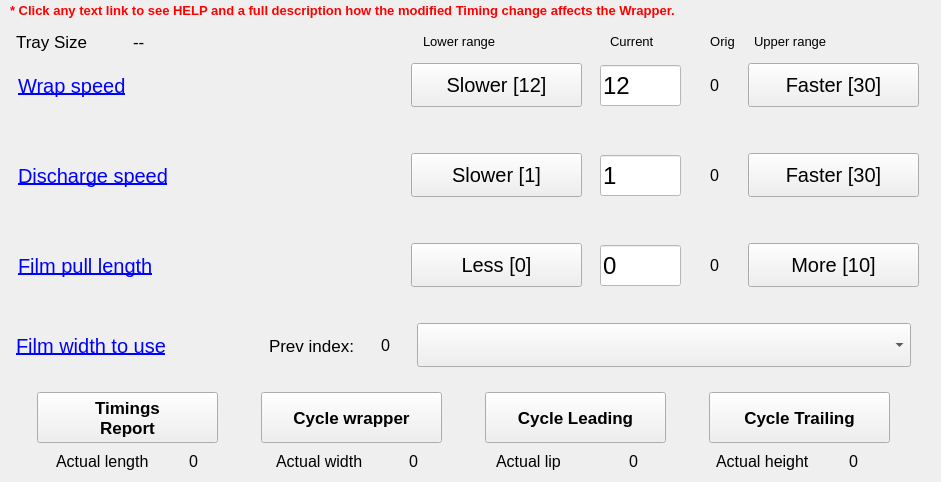
   <widget class="QWidget" name="tab5">
    <attribute name="title">
     <string>Speed &amp;&amp; Film</string>
    </attribute>
    <widget class="QWidget" name="layoutWidget_3">
     <property name="geometry">
      <rect>
       <x>10</x>
       <y>310</y>
       <width>911</width>
       <height>71</height>
      </rect>
     </property>
     <layout class="QHBoxLayout" name="hLayParam14">
      <property name="spacing">
       <number>10</number>
      </property>
      <item>
       <widget class="QPushButton" name="butParam14">
        <property name="minimumSize">
         <size>
          <width>221</width>
          <height>69</height>
         </size>
        </property>
        <property name="maximumSize">
         <size>
          <width>221</width>
          <height>16777215</height>
         </size>
        </property>
        <property name="font">
         <font>
          <pointsize>15</pointsize>
          <underline>true</underline>
         </font>
        </property>
        <property name="styleSheet">
         <string notr="true">border: none;
box-shadown: none;
color: blue;
text-align: left;</string>
        </property>
        <property name="text">
         <string>Film width to use</string>
        </property>
       </widget>
      </item>
      <item>
       <widget class="QLabel" name="lblTip14">
        <property name="minimumSize">
         <size>
          <width>101</width>
          <height>0</height>
         </size>
        </property>
        <property name="maximumSize">
         <size>
          <width>101</width>
          <height>16777215</height>
         </size>
        </property>
        <property name="font">
         <font>
          <pointsize>13</pointsize>
         </font>
        </property>
        <property name="text">
         <string>Prev index:</string>
        </property>
        <property name="alignment">
         <set>Qt::AlignRight|Qt::AlignTrailing|Qt::AlignVCenter</set>
        </property>
       </widget>
      </item>
      <item>
       <widget class="QLabel" name="lblOrigParam14">
        <property name="minimumSize">
         <size>
          <width>31</width>
          <height>0</height>
         </size>
        </property>
        <property name="maximumSize">
         <size>
          <width>31</width>
          <height>16777215</height>
         </size>
        </property>
        <property name="font">
         <font>
          <pointsize>12</pointsize>
         </font>
        </property>
        <property name="text">
         <string>0</string>
        </property>
        <property name="alignment">
         <set>Qt::AlignCenter</set>
        </property>
       </widget>
      </item>
      <item>
       <widget class="QComboBox" name="param14">
        <property name="minimumSize">
         <size>
          <width>49</width>
          <height>44</height>
         </size>
        </property>
        <property name="maximumSize">
         <size>
          <width>494</width>
          <height>16777215</height>
         </size>
        </property>
        <property name="font">
         <font>
          <family>&quot;MS Shell Dlg 2&quot;</family>
          <pointsize>20</pointsize>
          <weight>50</weight>
          <italic>false</italic>
          <bold>false</bold>
         </font>
        </property>
        <property name="toolTip">
         <string notr="true"/>
        </property>
        <property name="statusTip">
         <string notr="true"/>
        </property>
        <property name="styleSheet">
         <string notr="true">background-color: white;
font: 20pt \&quot;MS Shell Dlg 2\&quot;;</string>
        </property>
       </widget>
      </item>
     </layout>
    </widget>
    <widget class="QWidget" name="layoutWidget_4">
     <property name="geometry">
      <rect>
       <x>10</x>
       <y>230</y>
       <width>922</width>
       <height>71</height>
      </rect>
     </property>
     <layout class="QHBoxLayout" name="hLayParam16">
      <property name="spacing">
       <number>10</number>
      </property>
      <item>
       <widget class="QPushButton" name="butParam16">
        <property name="minimumSize">
         <size>
          <width>281</width>
          <height>69</height>
         </size>
        </property>
        <property name="maximumSize">
         <size>
          <width>281</width>
          <height>16777215</height>
         </size>
        </property>
        <property name="font">
         <font>
          <pointsize>15</pointsize>
          <underline>true</underline>
         </font>
        </property>
        <property name="styleSheet">
         <string notr="true">border: none;
box-shadown: none;
color: blue;
text-align: left;</string>
        </property>
        <property name="text">
         <string>Film pull length</string>
        </property>
       </widget>
      </item>
      <item>
       <spacer name="spcTip16">
        <property name="orientation">
         <enum>Qt::Horizontal</enum>
        </property>
        <property name="sizeType">
         <enum>QSizePolicy::Fixed</enum>
        </property>
        <property name="sizeHint" stdset="0">
         <size>
          <width>94</width>
          <height>20</height>
         </size>
        </property>
       </spacer>
      </item>
      <item>
       <widget class="QPushButton" name="butLeftParam16">
        <property name="sizePolicy">
         <sizepolicy hsizetype="Fixed" vsizetype="Fixed">
          <horstretch>0</horstretch>
          <verstretch>0</verstretch>
         </sizepolicy>
        </property>
        <property name="minimumSize">
         <size>
          <width>171</width>
          <height>44</height>
         </size>
        </property>
        <property name="maximumSize">
         <size>
          <width>171</width>
          <height>44</height>
         </size>
        </property>
        <property name="font">
         <font>
          <pointsize>15</pointsize>
         </font>
        </property>
        <property name="text">
         <string>Less [0]</string>
        </property>
       </widget>
      </item>
      <item>
       <widget class="hobart::numericLineEdit" name="param16">
        <property name="enabled">
         <bool>true</bool>
        </property>
        <property name="minimumSize">
         <size>
          <width>81</width>
          <height>41</height>
         </size>
        </property>
        <property name="maximumSize">
         <size>
          <width>81</width>
          <height>41</height>
         </size>
        </property>
        <property name="font">
         <font>
          <pointsize>18</pointsize>
         </font>
        </property>
        <property name="styleSheet">
         <string notr="true">background-color: white;</string>
        </property>
        <property name="text">
         <string>0</string>
        </property>
       </widget>
      </item>
      <item>
       <widget class="QLabel" name="lblOrigParam16">
        <property name="minimumSize">
         <size>
          <width>31</width>
          <height>0</height>
         </size>
        </property>
        <property name="maximumSize">
         <size>
          <width>31</width>
          <height>16777215</height>
         </size>
        </property>
        <property name="font">
         <font>
          <pointsize>12</pointsize>
         </font>
        </property>
        <property name="text">
         <string>0</string>
        </property>
        <property name="alignment">
         <set>Qt::AlignCenter</set>
        </property>
       </widget>
      </item>
      <item>
       <widget class="QPushButton" name="butRightParam16">
        <property name="sizePolicy">
         <sizepolicy hsizetype="Fixed" vsizetype="Fixed">
          <horstretch>0</horstretch>
          <verstretch>0</verstretch>
         </sizepolicy>
        </property>
        <property name="minimumSize">
         <size>
          <width>171</width>
          <height>44</height>
         </size>
        </property>
        <property name="maximumSize">
         <size>
          <width>171</width>
          <height>44</height>
         </size>
        </property>
        <property name="font">
         <font>
          <pointsize>15</pointsize>
         </font>
        </property>
        <property name="text">
         <string>More [10]</string>
        </property>
       </widget>
      </item>
     </layout>
    </widget>
    <widget class="QWidget" name="layoutWidget_6">
     <property name="geometry">
      <rect>
       <x>10</x>
       <y>50</y>
       <width>922</width>
       <height>71</height>
      </rect>
     </property>
     <layout class="QHBoxLayout" name="hLayParam7">
      <property name="spacing">
       <number>10</number>
      </property>
      <item>
       <widget class="QPushButton" name="butParam7">
        <property name="minimumSize">
         <size>
          <width>281</width>
          <height>69</height>
         </size>
        </property>
        <property name="maximumSize">
         <size>
          <width>281</width>
          <height>16777215</height>
         </size>
        </property>
        <property name="font">
         <font>
          <pointsize>15</pointsize>
          <underline>true</underline>
         </font>
        </property>
        <property name="styleSheet">
         <string notr="true">border: none;
box-shadown: none;
color: blue;
text-align: left;</string>
        </property>
        <property name="text">
         <string>Wrap speed</string>
        </property>
       </widget>
      </item>
      <item>
       <spacer name="spcTip7">
        <property name="orientation">
         <enum>Qt::Horizontal</enum>
        </property>
        <property name="sizeType">
         <enum>QSizePolicy::Fixed</enum>
        </property>
        <property name="sizeHint" stdset="0">
         <size>
          <width>94</width>
          <height>20</height>
         </size>
        </property>
       </spacer>
      </item>
      <item>
       <widget class="QPushButton" name="butLeftParam7">
        <property name="sizePolicy">
         <sizepolicy hsizetype="Fixed" vsizetype="Fixed">
          <horstretch>0</horstretch>
          <verstretch>0</verstretch>
         </sizepolicy>
        </property>
        <property name="minimumSize">
         <size>
          <width>171</width>
          <height>44</height>
         </size>
        </property>
        <property name="maximumSize">
         <size>
          <width>171</width>
          <height>44</height>
         </size>
        </property>
        <property name="font">
         <font>
          <pointsize>15</pointsize>
         </font>
        </property>
        <property name="text">
         <string>Slower [12]</string>
        </property>
       </widget>
      </item>
      <item>
       <widget class="hobart::numericLineEdit" name="param7">
        <property name="enabled">
         <bool>true</bool>
        </property>
        <property name="minimumSize">
         <size>
          <width>81</width>
          <height>41</height>
         </size>
        </property>
        <property name="maximumSize">
         <size>
          <width>81</width>
          <height>41</height>
         </size>
        </property>
        <property name="font">
         <font>
          <pointsize>18</pointsize>
         </font>
        </property>
        <property name="styleSheet">
         <string notr="true">background-color: white;</string>
        </property>
        <property name="text">
         <string>12</string>
        </property>
       </widget>
      </item>
      <item>
       <widget class="QLabel" name="lblOrigParam7">
        <property name="minimumSize">
         <size>
          <width>31</width>
          <height>0</height>
         </size>
        </property>
        <property name="maximumSize">
         <size>
          <width>31</width>
          <height>16777215</height>
         </size>
        </property>
        <property name="font">
         <font>
          <pointsize>12</pointsize>
         </font>
        </property>
        <property name="text">
         <string>0</string>
        </property>
        <property name="alignment">
         <set>Qt::AlignCenter</set>
        </property>
       </widget>
      </item>
      <item>
       <widget class="QPushButton" name="butRightParam7">
        <property name="sizePolicy">
         <sizepolicy hsizetype="Fixed" vsizetype="Fixed">
          <horstretch>0</horstretch>
          <verstretch>0</verstretch>
         </sizepolicy>
        </property>
        <property name="minimumSize">
         <size>
          <width>171</width>
          <height>44</height>
         </size>
        </property>
        <property name="maximumSize">
         <size>
          <width>171</width>
          <height>44</height>
         </size>
        </property>
        <property name="font">
         <font>
          <pointsize>15</pointsize>
         </font>
        </property>
        <property name="text">
         <string>Faster [30]</string>
        </property>
       </widget>
      </item>
     </layout>
    </widget>
    <widget class="QWidget" name="layoutWidget_7">
     <property name="geometry">
      <rect>
       <x>10</x>
       <y>140</y>
       <width>922</width>
       <height>71</height>
      </rect>
     </property>
     <layout class="QHBoxLayout" name="hLayParam8">
      <property name="spacing">
       <number>10</number>
      </property>
      <item>
       <widget class="QPushButton" name="butParam8">
        <property name="minimumSize">
         <size>
          <width>281</width>
          <height>69</height>
         </size>
        </property>
        <property name="maximumSize">
         <size>
          <width>281</width>
          <height>16777215</height>
         </size>
        </property>
        <property name="font">
         <font>
          <pointsize>15</pointsize>
          <underline>true</underline>
         </font>
        </property>
        <property name="styleSheet">
         <string notr="true">border: none;
box-shadown: none;
color: blue;
text-align: left;</string>
        </property>
        <property name="text">
         <string>Discharge speed</string>
        </property>
       </widget>
      </item>
      <item>
       <spacer name="spcTip8">
        <property name="orientation">
         <enum>Qt::Horizontal</enum>
        </property>
        <property name="sizeType">
         <enum>QSizePolicy::Fixed</enum>
        </property>
        <property name="sizeHint" stdset="0">
         <size>
          <width>94</width>
          <height>20</height>
         </size>
        </property>
       </spacer>
      </item>
      <item>
       <widget class="QPushButton" name="butLeftParam8">
        <property name="sizePolicy">
         <sizepolicy hsizetype="Fixed" vsizetype="Fixed">
          <horstretch>0</horstretch>
          <verstretch>0</verstretch>
         </sizepolicy>
        </property>
        <property name="minimumSize">
         <size>
          <width>171</width>
          <height>44</height>
         </size>
        </property>
        <property name="maximumSize">
         <size>
          <width>171</width>
          <height>44</height>
         </size>
        </property>
        <property name="font">
         <font>
          <pointsize>15</pointsize>
         </font>
        </property>
        <property name="text">
         <string>Slower [1]</string>
        </property>
       </widget>
      </item>
      <item>
       <widget class="hobart::numericLineEdit" name="param8">
        <property name="enabled">
         <bool>true</bool>
        </property>
        <property name="minimumSize">
         <size>
          <width>81</width>
          <height>41</height>
         </size>
        </property>
        <property name="maximumSize">
         <size>
          <width>81</width>
          <height>41</height>
         </size>
        </property>
        <property name="font">
         <font>
          <pointsize>18</pointsize>
         </font>
        </property>
        <property name="styleSheet">
         <string notr="true">background-color: white;</string>
        </property>
        <property name="text">
         <string>1</string>
        </property>
       </widget>
      </item>
      <item>
       <widget class="QLabel" name="lblOrigParam8">
        <property name="minimumSize">
         <size>
          <width>31</width>
          <height>0</height>
         </size>
        </property>
        <property name="maximumSize">
         <size>
          <width>31</width>
          <height>16777215</height>
         </size>
        </property>
        <property name="font">
         <font>
          <pointsize>12</pointsize>
         </font>
        </property>
        <property name="text">
         <string>0</string>
        </property>
        <property name="alignment">
         <set>Qt::AlignCenter</set>
        </property>
       </widget>
      </item>
      <item>
       <widget class="QPushButton" name="butRightParam8">
        <property name="sizePolicy">
         <sizepolicy hsizetype="Fixed" vsizetype="Fixed">
          <horstretch>0</horstretch>
          <verstretch>0</verstretch>
         </sizepolicy>
        </property>
        <property name="minimumSize">
         <size>
          <width>171</width>
          <height>44</height>
         </size>
        </property>
        <property name="maximumSize">
         <size>
          <width>171</width>
          <height>44</height>
         </size>
        </property>
        <property name="font">
         <font>
          <pointsize>15</pointsize>
         </font>
        </property>
        <property name="text">
         <string>Faster [30]</string>
        </property>
       </widget>
      </item>
     </layout>
    </widget>
    <widget class="QLabel" name="lblHelpTab5">
     <property name="geometry">
      <rect>
       <x>10</x>
       <y>0</y>
       <width>861</width>
       <height>21</height>
      </rect>
     </property>
     <property name="font">
      <font>
       <pointsize>10</pointsize>
       <weight>75</weight>
       <bold>true</bold>
      </font>
     </property>
     <property name="styleSheet">
      <string notr="true">QLabel
{
	color: red;
 }</string>
     </property>
     <property name="text">
      <string>&lt;html&gt;&lt;head/&gt;&lt;body&gt;&lt;p&gt;* Click any text link to see HELP and a full description how the modified Timing change affects the Wrapper.&lt;/p&gt;&lt;/body&gt;&lt;/html&gt;</string>
     </property>
    </widget>
    <widget class="QWidget" name="horizontalLayoutWidget_6">
     <property name="geometry">
      <rect>
       <x>0</x>
       <y>390</y>
       <width>931</width>
       <height>56</height>
      </rect>
     </property>
     <layout class="QHBoxLayout" name="hLayCycleTab5">
      <item>
       <widget class="QPushButton" name="butExportTimingsTab5">
        <property name="sizePolicy">
         <sizepolicy hsizetype="Fixed" vsizetype="Fixed">
          <horstretch>0</horstretch>
          <verstretch>0</verstretch>
         </sizepolicy>
        </property>
        <property name="minimumSize">
         <size>
          <width>181</width>
          <height>51</height>
         </size>
        </property>
        <property name="maximumSize">
         <size>
          <width>181</width>
          <height>51</height>
         </size>
        </property>
        <property name="font">
         <font>
          <pointsize>13</pointsize>
          <weight>75</weight>
          <bold>true</bold>
         </font>
        </property>
        <property name="text">
         <string>Timings
Report</string>
        </property>
       </widget>
      </item>
      <item>
       <widget class="QPushButton" name="butCycleWrapperTab5">
        <property name="sizePolicy">
         <sizepolicy hsizetype="Fixed" vsizetype="Fixed">
          <horstretch>0</horstretch>
          <verstretch>0</verstretch>
         </sizepolicy>
        </property>
        <property name="minimumSize">
         <size>
          <width>181</width>
          <height>51</height>
         </size>
        </property>
        <property name="maximumSize">
         <size>
          <width>181</width>
          <height>51</height>
         </size>
        </property>
        <property name="font">
         <font>
          <pointsize>13</pointsize>
          <weight>75</weight>
          <bold>true</bold>
         </font>
        </property>
        <property name="text">
         <string>Cycle wrapper</string>
        </property>
       </widget>
      </item>
      <item>
       <widget class="QPushButton" name="butCycleWrapperLeadingTab5">
        <property name="sizePolicy">
         <sizepolicy hsizetype="Fixed" vsizetype="Fixed">
          <horstretch>0</horstretch>
          <verstretch>0</verstretch>
         </sizepolicy>
        </property>
        <property name="minimumSize">
         <size>
          <width>181</width>
          <height>51</height>
         </size>
        </property>
        <property name="maximumSize">
         <size>
          <width>181</width>
          <height>51</height>
         </size>
        </property>
        <property name="font">
         <font>
          <pointsize>13</pointsize>
          <weight>75</weight>
          <bold>true</bold>
         </font>
        </property>
        <property name="text">
         <string>Cycle Leading</string>
        </property>
       </widget>
      </item>
      <item>
       <widget class="QPushButton" name="butCycleWrapperTrailingTab5">
        <property name="sizePolicy">
         <sizepolicy hsizetype="Fixed" vsizetype="Fixed">
          <horstretch>0</horstretch>
          <verstretch>0</verstretch>
         </sizepolicy>
        </property>
        <property name="minimumSize">
         <size>
          <width>181</width>
          <height>51</height>
         </size>
        </property>
        <property name="maximumSize">
         <size>
          <width>181</width>
          <height>51</height>
         </size>
        </property>
        <property name="font">
         <font>
          <pointsize>13</pointsize>
          <weight>75</weight>
          <bold>true</bold>
         </font>
        </property>
        <property name="text">
         <string>Cycle Trailing</string>
        </property>
       </widget>
      </item>
     </layout>
    </widget>
    <widget class="QWidget" name="layoutWidget_8">
     <property name="geometry">
      <rect>
       <x>0</x>
       <y>450</y>
       <width>931</width>
       <height>23</height>
      </rect>
     </property>
     <layout class="QHBoxLayout" name="hLayActualTab5">
      <item>
       <layout class="QHBoxLayout" name="hLayLengthTab5">
        <item>
         <widget class="QLabel" name="lblActualLengthTitleTab5">
          <property name="minimumSize">
           <size>
            <width>111</width>
            <height>0</height>
           </size>
          </property>
          <property name="maximumSize">
           <size>
            <width>111</width>
            <height>16777215</height>
           </size>
          </property>
          <property name="font">
           <font>
            <pointsize>12</pointsize>
           </font>
          </property>
          <property name="text">
           <string>Actual length</string>
          </property>
          <property name="alignment">
           <set>Qt::AlignLeading|Qt::AlignLeft|Qt::AlignVCenter</set>
          </property>
         </widget>
        </item>
        <item>
         <widget class="QLabel" name="lblActualLengthTab5">
          <property name="minimumSize">
           <size>
            <width>41</width>
            <height>0</height>
           </size>
          </property>
          <property name="maximumSize">
           <size>
            <width>41</width>
            <height>16777215</height>
           </size>
          </property>
          <property name="font">
           <font>
            <pointsize>12</pointsize>
           </font>
          </property>
          <property name="text">
           <string>0</string>
          </property>
          <property name="alignment">
           <set>Qt::AlignCenter</set>
          </property>
         </widget>
        </item>
       </layout>
      </item>
      <item>
       <layout class="QHBoxLayout" name="hLayWidthTab5">
        <item>
         <widget class="QLabel" name="lblActualWidthTitleTab5">
          <property name="minimumSize">
           <size>
            <width>111</width>
            <height>0</height>
           </size>
          </property>
          <property name="maximumSize">
           <size>
            <width>111</width>
            <height>16777215</height>
           </size>
          </property>
          <property name="font">
           <font>
            <pointsize>12</pointsize>
           </font>
          </property>
          <property name="text">
           <string>Actual width</string>
          </property>
          <property name="alignment">
           <set>Qt::AlignLeading|Qt::AlignLeft|Qt::AlignVCenter</set>
          </property>
         </widget>
        </item>
        <item>
         <widget class="QLabel" name="lblActualWidthTab5">
          <property name="minimumSize">
           <size>
            <width>41</width>
            <height>0</height>
           </size>
          </property>
          <property name="maximumSize">
           <size>
            <width>41</width>
            <height>16777215</height>
           </size>
          </property>
          <property name="font">
           <font>
            <pointsize>12</pointsize>
           </font>
          </property>
          <property name="text">
           <string>0</string>
          </property>
          <property name="alignment">
           <set>Qt::AlignCenter</set>
          </property>
         </widget>
        </item>
       </layout>
      </item>
      <item>
       <layout class="QHBoxLayout" name="hLayLipTab5">
        <item>
         <widget class="QLabel" name="lblActualLipTitleTab5">
          <property name="minimumSize">
           <size>
            <width>111</width>
            <height>0</height>
           </size>
          </property>
          <property name="maximumSize">
           <size>
            <width>111</width>
            <height>16777215</height>
           </size>
          </property>
          <property name="font">
           <font>
            <pointsize>12</pointsize>
           </font>
          </property>
          <property name="text">
           <string>Actual lip</string>
          </property>
          <property name="alignment">
           <set>Qt::AlignLeading|Qt::AlignLeft|Qt::AlignVCenter</set>
          </property>
         </widget>
        </item>
        <item>
         <widget class="QLabel" name="lblActualLipTab5">
          <property name="minimumSize">
           <size>
            <width>41</width>
            <height>0</height>
           </size>
          </property>
          <property name="maximumSize">
           <size>
            <width>41</width>
            <height>16777215</height>
           </size>
          </property>
          <property name="font">
           <font>
            <pointsize>12</pointsize>
           </font>
          </property>
          <property name="text">
           <string>0</string>
          </property>
          <property name="alignment">
           <set>Qt::AlignCenter</set>
          </property>
         </widget>
        </item>
       </layout>
      </item>
      <item>
       <layout class="QHBoxLayout" name="hLayHeightTab5">
        <item>
         <widget class="QLabel" name="lblActualHeightTitleTab5">
          <property name="minimumSize">
           <size>
            <width>111</width>
            <height>0</height>
           </size>
          </property>
          <property name="maximumSize">
           <size>
            <width>111</width>
            <height>16777215</height>
           </size>
          </property>
          <property name="font">
           <font>
            <pointsize>12</pointsize>
           </font>
          </property>
          <property name="text">
           <string>Actual height</string>
          </property>
          <property name="alignment">
           <set>Qt::AlignLeading|Qt::AlignLeft|Qt::AlignVCenter</set>
          </property>
         </widget>
        </item>
        <item>
         <widget class="QLabel" name="lblActualHeightTab5">
          <property name="minimumSize">
           <size>
            <width>41</width>
            <height>0</height>
           </size>
          </property>
          <property name="maximumSize">
           <size>
            <width>41</width>
            <height>16777215</height>
           </size>
          </property>
          <property name="font">
           <font>
            <pointsize>12</pointsize>
           </font>
          </property>
          <property name="text">
           <string>0</string>
          </property>
          <property name="alignment">
           <set>Qt::AlignCenter</set>
          </property>
         </widget>
        </item>
       </layout>
      </item>
     </layout>
    </widget>
    <widget class="QWidget" name="layoutWidget_11">
     <property name="geometry">
      <rect>
       <x>10</x>
       <y>30</y>
       <width>922</width>
       <height>23</height>
      </rect>
     </property>
     <layout class="QHBoxLayout" name="hLayTitlesTab5">
      <property name="spacing">
       <number>10</number>
      </property>
      <item>
       <widget class="QPushButton" name="butTraySizeTitleTab5">
        <property name="minimumSize">
         <size>
          <width>101</width>
          <height>21</height>
         </size>
        </property>
        <property name="maximumSize">
         <size>
          <width>101</width>
          <height>21</height>
         </size>
        </property>
        <property name="font">
         <font>
          <pointsize>13</pointsize>
          <underline>false</underline>
         </font>
        </property>
        <property name="styleSheet">
         <string notr="true">border: none;
box-shadown: none;
text-align: left;</string>
        </property>
        <property name="text">
         <string>Tray Size</string>
        </property>
       </widget>
      </item>
      <item>
       <widget class="QLabel" name="lblTraySizeTab5">
        <property name="minimumSize">
         <size>
          <width>274</width>
          <height>0</height>
         </size>
        </property>
        <property name="maximumSize">
         <size>
          <width>274</width>
          <height>16777215</height>
         </size>
        </property>
        <property name="font">
         <font>
          <pointsize>13</pointsize>
         </font>
        </property>
        <property name="text">
         <string>--</string>
        </property>
        <property name="alignment">
         <set>Qt::AlignLeading|Qt::AlignLeft|Qt::AlignVCenter</set>
        </property>
       </widget>
      </item>
      <item>
       <widget class="QPushButton" name="butLowerTab5">
        <property name="minimumSize">
         <size>
          <width>171</width>
          <height>21</height>
         </size>
        </property>
        <property name="maximumSize">
         <size>
          <width>171</width>
          <height>21</height>
         </size>
        </property>
        <property name="font">
         <font>
          <pointsize>10</pointsize>
          <underline>false</underline>
         </font>
        </property>
        <property name="styleSheet">
         <string notr="true">border: none;
box-shadown: none;
text-align: left;</string>
        </property>
        <property name="text">
         <string>Lower range</string>
        </property>
       </widget>
      </item>
      <item>
       <widget class="QPushButton" name="butCurrentTab5">
        <property name="minimumSize">
         <size>
          <width>81</width>
          <height>21</height>
         </size>
        </property>
        <property name="maximumSize">
         <size>
          <width>81</width>
          <height>21</height>
         </size>
        </property>
        <property name="font">
         <font>
          <pointsize>10</pointsize>
          <underline>false</underline>
         </font>
        </property>
        <property name="styleSheet">
         <string notr="true">border: none;
box-shadown: none;
text-align: left;</string>
        </property>
        <property name="text">
         <string>Current</string>
        </property>
       </widget>
      </item>
      <item>
       <widget class="QLabel" name="lblOrigTab5">
        <property name="minimumSize">
         <size>
          <width>31</width>
          <height>0</height>
         </size>
        </property>
        <property name="maximumSize">
         <size>
          <width>31</width>
          <height>16777215</height>
         </size>
        </property>
        <property name="font">
         <font>
          <pointsize>10</pointsize>
         </font>
        </property>
        <property name="text">
         <string>Orig</string>
        </property>
        <property name="alignment">
         <set>Qt::AlignCenter</set>
        </property>
       </widget>
      </item>
      <item>
       <widget class="QPushButton" name="butUpperTab5">
        <property name="minimumSize">
         <size>
          <width>171</width>
          <height>21</height>
         </size>
        </property>
        <property name="maximumSize">
         <size>
          <width>171</width>
          <height>21</height>
         </size>
        </property>
        <property name="font">
         <font>
          <pointsize>10</pointsize>
          <underline>false</underline>
         </font>
        </property>
        <property name="styleSheet">
         <string notr="true">border: none;
box-shadown: none;
text-align: left;</string>
        </property>
        <property name="text">
         <string>Upper range</string>
        </property>
       </widget>
      </item>
     </layout>
    </widget>
   </widget>
